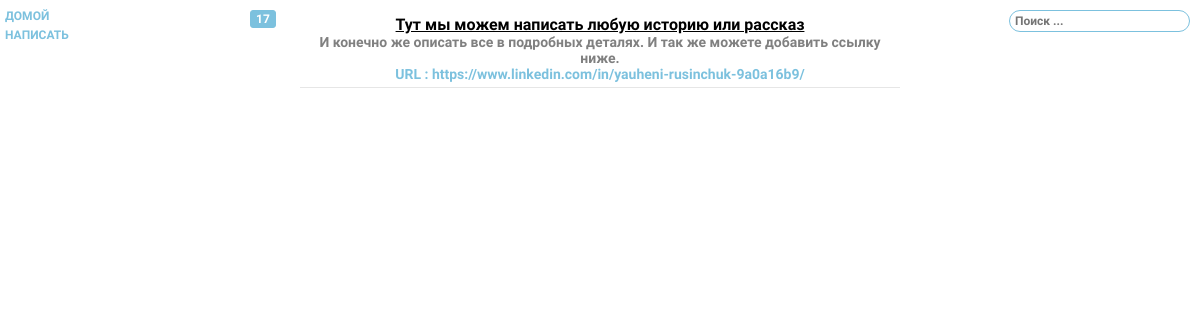
The app's page /read with its own data.
### myapp/models.py (models this page shows, shortened)
class Article(db.Model):
    id = db.Column(db.Integer, primary_key=True)
    title = db.Column(db.String(250), index=True)
    body = db.Column(db.String(), index=True)
    url = db.Column(db.String(),nullable=True)
    comments = db.relationship('Comment', backref='com', lazy='dynamic')

### myapp/routes.py (the view)
@app.route('/read')
def read():
    results = Article.query.all()
    articles = results[::-1]
    return render_template('read.html', articles=articles)

### myapp/templates/read.html (shortened to what this page needs)
{% extends "base.html" %}
{% block content %}
<div class="go_home">
  <a href="{{url_for('index')}}">ДОМОЙ</a><br/>
  <a href="{{url_for('write')}}">НАПИСАТЬ</a>
</div>
{% include "search.html" %}
  <div class='read_container'>
    {% for article in articles %}
        <div class='article'>
          <span>{{article.comments.all()|length}}</span>
          <a href="{{url_for('detail', id=article.id)}}">{{article.title}}</a>
          <p>{{article.body}}</p>
          {% if article.url != None %}
            <p class='p_url'>URL : {{article.url}}</p>
          {% else %}
            <p></p>
          {% endif %}
        </div>
    {% endfor %}
  </div>
{% endblock content %}

### myapp/static/css/style.css (style rules this page uses)
* { margin: 0; padding: 0; box-sizing: border-box; font-family: 'Open Sans Condensed', sans-serif; }
.go_home { position: fixed; top: 5px; left: 5px; }
.go_home a { color: #7cc1de; font-weight: bold; font-size: 12px; text-decoration: none; }
.read_container { width: 50%; margin: 0 auto; }
.read_container .article { width: 100%; text-align: center; padding: 5px; border-bottom: 1px solid #e6e6e6; margin: 10px 0; position: relative; }
.read_container .article span { position: absolute; top: 0; left: -50px; border: 1px solid #7cc1de; border-radius: 3px; padding: 1px 5px; background-color: #7cc1de; color: white; font-size: 12px; font-weight: bold; }
.read_container .article a { text-decoration: underline; font-size: 16px; font-weight: bold; color: black; }
.read_container .article p { font-size: 14px; font-weight: bold; color: grey; }
.read_container .article .p_url { color: #7cc1de; }

### records on screen
Article: comments.all|length "17", title "Тут мы можем написать любую историю или рассказ", body "И конечно же описать все в подробных деталях. И так же можете добавить ссылку ниже.", url "https://www.linkedin.com/in/yauheni-rusinchuk-9a0a16b9/"
